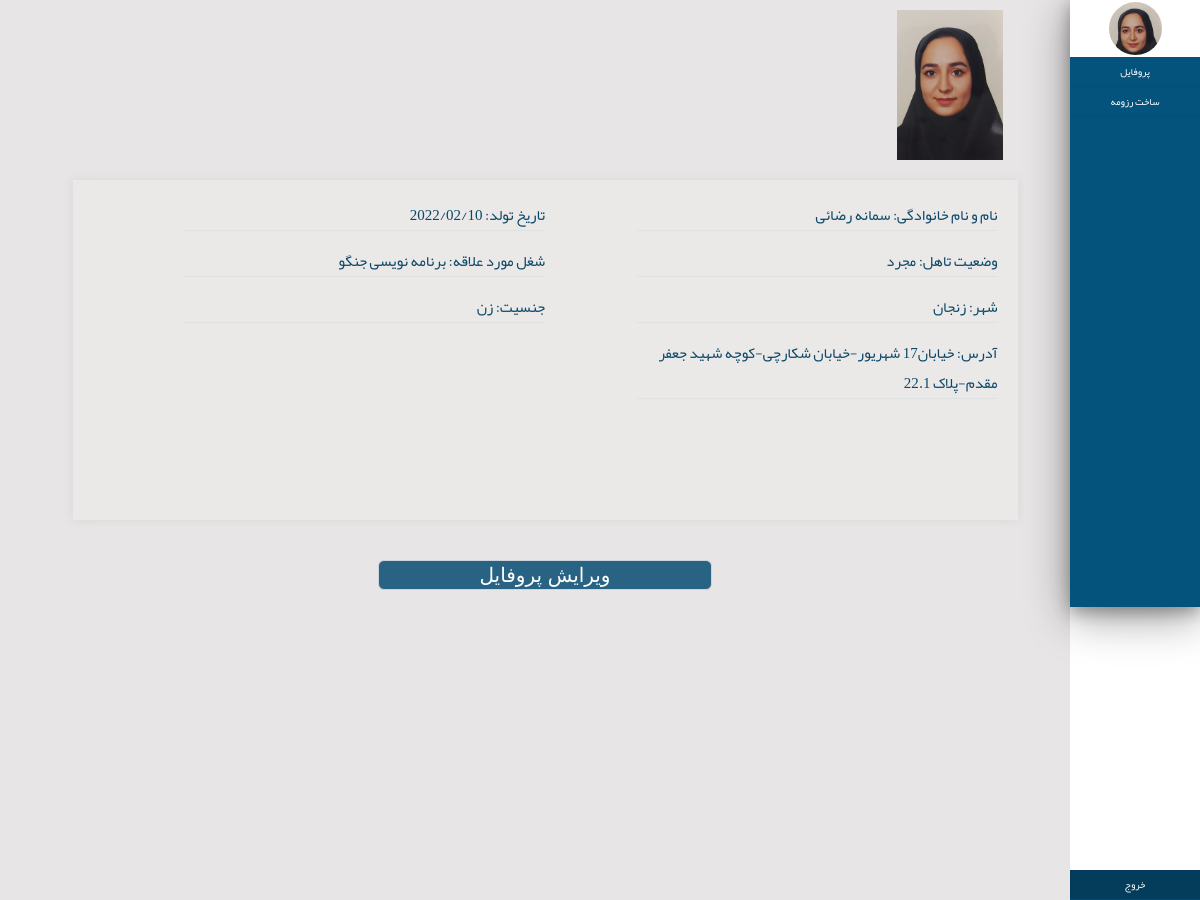
/accounts/profile/ (signed in), run on an earlier commit of the app's database.
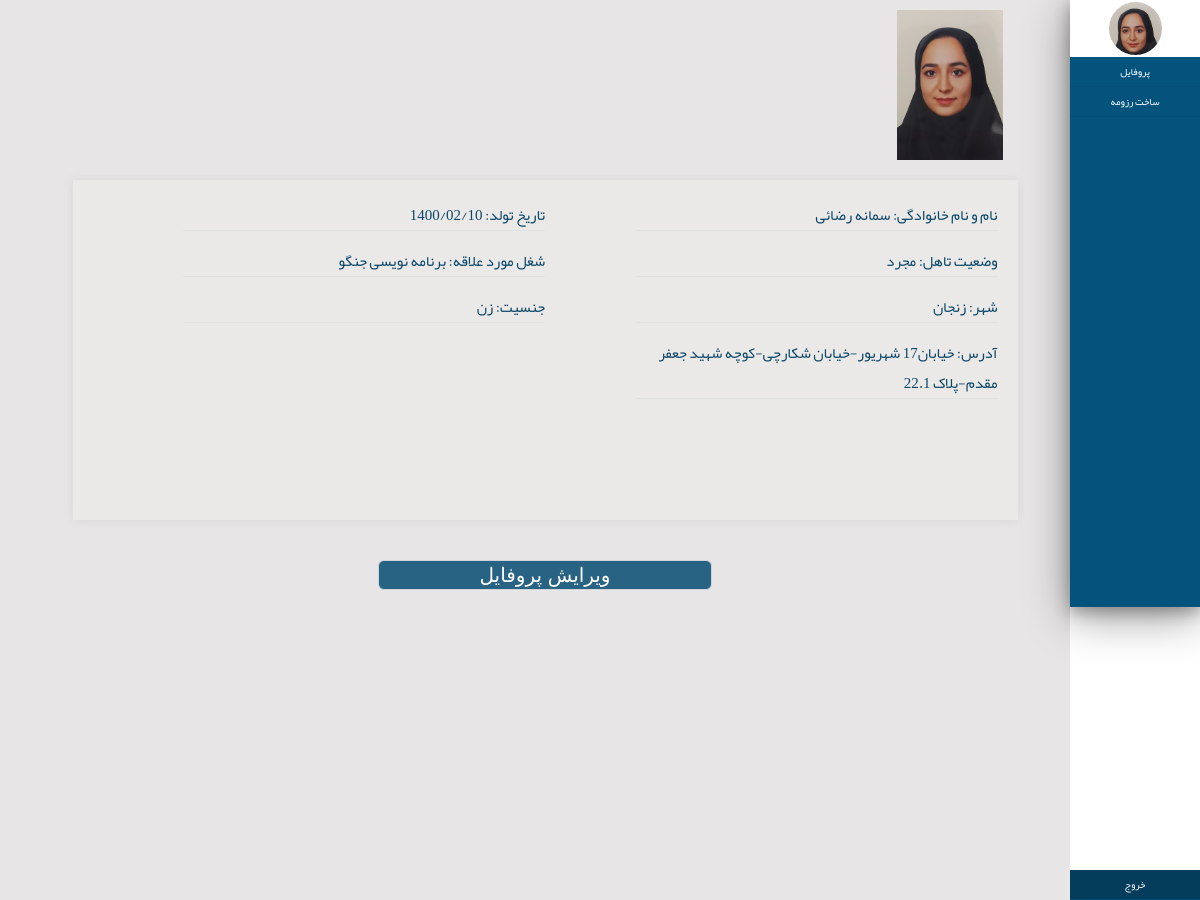
And on a later commit of the database.
### accounts/models.py (models this page shows)
class ProfileModel(models.Model):
    class Meta:
        verbose_name="پروفایل"
        verbose_name_plural="پروفایل"
    user=models.OneToOneField(User,on_delete=CASCADE,verbose_name="کاربری",related_name="profile")
    male=1
    female=2
    status_choices=((male,"مرد"),(female,"زن"))
    gender=models.IntegerField(choices=status_choices,verbose_name="جنسیت",null=True)
    single=1
    married=2
    status_choices1=((single,"مجرد"),(married,"متاهل"))
    marital_status=models.IntegerField(choices=status_choices1,verbose_name="وضعیت تاهل",null=True,blank=False)
    city=models.CharField(max_length=100,verbose_name="شهر محل سکونت",null=True,blank=False)
    address=models.CharField(max_length=300,verbose_name="آدرس",null=True,blank=False)
    birthday=models.DateField(verbose_name="تاریخ تولد",null=True,blank=False)
    Expected_Salary=models.IntegerField(verbose_name="حقوق درخواستی",null=True,blank=False)
    intrested_job=models.CharField(max_length=100,verbose_name="شغل مورد علاقه",null=True,blank=False)
    ProfileImage=models.ImageField(upload_to='profileimages/',verbose_name="عکس")
    Associate=1
    Bachelor=2
    Master=3
    phD=4
    status_choices2=((Associate,"کاردانی"),
                    (Bachelor,"کارشناسی"),
                    (Master,"کارشناسی ارشد"),
                    (phD,"دکترا"))
    degree_level=models.IntegerField(choices=status_choices2,verbose_name="مقطع تحصیلی",null=True)
    major=models.CharField(max_length=100,verbose_name="رشته تحصیلی",null=True)
    university=models.CharField(max_length=100,verbose_name="دانشگاه",null=True)
    gpa=models.FloatField(verbose_name="معدل",null=True)
    from_year=models.IntegerField(verbose_name="سال شروع",null=True)
    to_year=models.IntegerField(verbose_name="سال پایان",null=True)
    job_title=models.CharField(max_length=100,verbose_name="عنوان شغل",null=True)
    company_name=models.CharField(max_length=100,verbose_name="نام شرکت",null=True)
    start_time=models.IntegerField(verbose_name="تاریخ شروع",null=True)
    end_time=models.IntegerField(verbose_name="تاریخ پایان",null=True)
    language=models.CharField(max_length=100,verbose_name="زبان",null=True)
    Basic=1
    preintermidiate=2
    intermidiate=3
    upperintermidiate=4
    advanced=5
    native=6
    status_choices3=((Basic,"مقدماتی"),
                    (preintermidiate,"پایین تر از متوسط"),
                    (intermidiate,"متوسط"),
                    (upperintermidiate,"بالاتر از متوسط"),
                    (advanced,"پیشرفته"),
                    (native,"زبان مادری"),
                    )
    leveloflanguage=models.IntegerField(choices=status_choices3,verbose_name="سطح مهارت",null=True)
    skillname=models.CharField(max_length=100,verbose_name="مهارت",null=True)
    Basic=1
    intermidiate=2
    advanced=3
    status_choices4=((Basic,"مقدماتی"),
                    (intermidiate,"متوسط"),
                    (advanced,"پیشرفته"))
    levelofskill=models.IntegerField(choices=status_choices4,verbose_name="سطح مهارت",null=True)
    coursesname=models.CharField(max_length=300,verbose_name="نام دوره آموزشی",null=True)
    institute=models.CharField(max_length=300,verbose_name="نام آموزشگاه",null=True)
    award_title=models.CharField(max_length=300,verbose_name="عنوان",null=True)
    dateofaward=models.IntegerField(verbose_name="سال",null=True)
    project_title=models.CharField(max_length=300,verbose_name="عنوان",null=True)
    dateofproject=models.IntegerField(verbose_name="سال",null=True)
    article_title=models.CharField(max_length=500,verbose_name="عنوان",null=True)
    dateofarticle=models.IntegerField(verbose_name="سال",null=True)

### accounts/views.py (the view)
# urls.py: path('profile/',views.profileView),
@login_required
def profileView(request):
    profile=request.user.profile
    context={
        "profile":profile
    }
    return render(request,"accounts/profile.html",context)

### accounts/templates/accounts/profile.html (shortened to what this page needs)
{%load static%}
<!DOCTYPE html>
<html lang="en">
<head>
    <link rel="stylesheet" href="{%static 'css/styless.css'%}">
</head>
<body>
    <body dir="rtl">
        <div class="container bodyy">
            <div class="main_container">
                <div class="nav-md">
                    <div class="shadoww">
                        <div class="navbar nav_title">
                            <div class="navbar circular--portrait" >
                                <img src="{{ profile.ProfileImage.url  }}" alt="...">
                            </div>
                        </div>
                        <div class="sidebarmenu">
                            <div >
                               <div class="side-menu sidbarmenu-contain"><a href="#"  style="text-decoration: none;color:white;">پروفایل</a></div>
                               <div class="side-menu sidbarmenu-contain"><a href="/accounts/resumeprofile" style="text-decoration: none;color:white;">ساخت رزومه</a></div>
                               <div class="side-menu sidbarmenu-contain sidebar-bottom"><a href="/accounts/logout" style="text-decoration: none;color:white;">خروج</a></div>
                            </div>
                        </div>
                    </div>
            </div>
            <div class="boxxrtl"  style="min-height: 607px;">
                <div class="imgbox">
                    <img src="{{ profile.ProfileImage.url  }}" style="width: 100%;align-items: right;">
                </div>
                <div style="width: 100%;margin-left: 0%; margin-right: 0%; height: 335px;" >
                    <div class="profilecontentbox">
                        <div style="width: 40%;float: right; margin-left: 10%; margin-right: 0%;" >
                            <p class="profil">نام و نام خانوادگی:&nbsp;{{ profile.user.get_full_name|default:"" }}</p>
                            <p class="profil">وضعیت تاهل:&nbsp;{{ profile.get_marital_status_display }}</p>
                            <p class="profil"> شهر:&nbsp;{{ profile.city|default:""}}</p>
                            <p class="profil">آدرس:&nbsp;{{ profile.address|default:"" }}</p>
                        </div>
                        <div style="width: 40%;float: right; margin-left: 10%; margin-right: 0%;" >
                            <p class="profil">تاریخ تولد:&nbsp;{{ profile.birthday|date:'Y/m/d' |default:""}}</p>
                            <p class="profil">شغل مورد علاقه:&nbsp;{{ profile.intrested_job |default:""}}</p>
                            <p class="profil">جنسیت:&nbsp;{{ profile.get_gender_display|default:"" }}</p>
                        </div>
                    </div>
                </div>
                <div style=" display:block; align-items: center;margin-top: 30px;">
                    <a href="/accounts/profileEdit">
                        <input type="button" value="ویرایش پروفایل" class="btn editsubmit" />
                     </a>
                </div>
            </div>
        </div>
</body>
</html>

What changed in the data, as far as the page shows it:
changed ProfileModel "مجرد": birthday "2022/02/10" → "1400/02/10"
